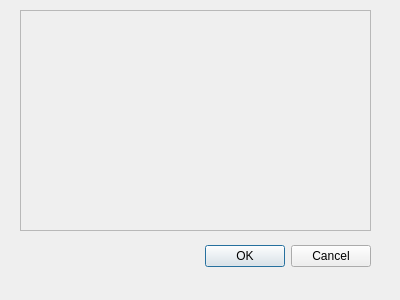
<?xml version="1.0" encoding="UTF-8"?>
<ui version="4.0">
 <class>DialogSetVariables</class>
 <widget class="QDialog" name="DialogSetVariables">
  <property name="geometry">
   <rect>
    <x>0</x>
    <y>0</y>
    <width>400</width>
    <height>300</height>
   </rect>
  </property>
  <property name="windowTitle">
   <string>Dialog</string>
  </property>
  <widget class="QDialogButtonBox" name="buttonBox">
   <property name="geometry">
    <rect>
     <x>30</x>
     <y>240</y>
     <width>341</width>
     <height>32</height>
    </rect>
   </property>
   <property name="orientation">
    <enum>Qt::Horizontal</enum>
   </property>
   <property name="standardButtons">
    <set>QDialogButtonBox::Cancel|QDialogButtonBox::Ok</set>
   </property>
  </widget>
  <widget class="QScrollArea" name="scrollArea">
   <property name="geometry">
    <rect>
     <x>20</x>
     <y>10</y>
     <width>351</width>
     <height>221</height>
    </rect>
   </property>
   <property name="widgetResizable">
    <bool>true</bool>
   </property>
   <widget class="QWidget" name="scrollAreaWidgetContents">
    <property name="geometry">
     <rect>
      <x>0</x>
      <y>0</y>
      <width>349</width>
      <height>219</height>
     </rect>
    </property>
   </widget>
  </widget>
 </widget>
 <resources/>
 <connections>
  <connection>
   <sender>buttonBox</sender>
   <signal>accepted()</signal>
   <receiver>DialogSetVariables</receiver>
   <slot>accept()</slot>
   <hints>
    <hint type="sourcelabel">
     <x>248</x>
     <y>254</y>
    </hint>
    <hint type="destinationlabel">
     <x>157</x>
     <y>274</y>
    </hint>
   </hints>
  </connection>
  <connection>
   <sender>buttonBox</sender>
   <signal>rejected()</signal>
   <receiver>DialogSetVariables</receiver>
   <slot>reject()</slot>
   <hints>
    <hint type="sourcelabel">
     <x>316</x>
     <y>260</y>
    </hint>
    <hint type="destinationlabel">
     <x>286</x>
     <y>274</y>
    </hint>
   </hints>
  </connection>
 </connections>
</ui>
